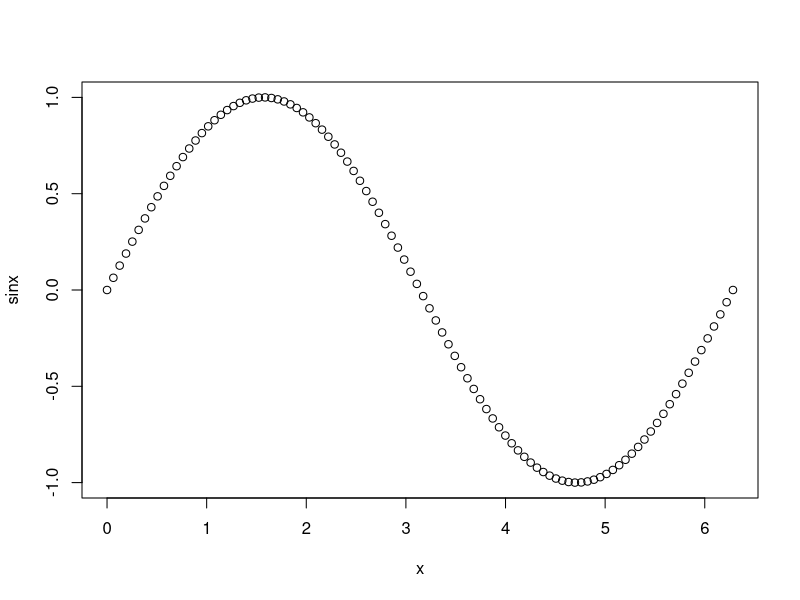

Write R code to recreate this figure.
## ---- chunk 1
knitr::opts_chunk$set(echo = TRUE)
## ---- chunk 2
1 + 1
## ---- chunk 3
x <- seq(from=0, to=2*pi, length.out=100)
sinx <- sin(x)
plot(sinx ~ x)
## ---- chunk 4

